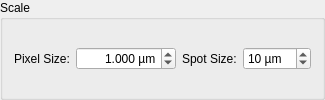
         <widget class="QGroupBox" name="groupBox_12">
          <property name="title">
           <string>Scale</string>
          </property>
          <layout class="QHBoxLayout" name="horizontalLayout_3">
           <property name="spacing">
            <number>6</number>
           </property>
           <property name="topMargin">
            <number>6</number>
           </property>
           <property name="bottomMargin">
            <number>6</number>
           </property>
           <item>
            <widget class="QLabel" name="label_13">
             <property name="maximumSize">
              <size>
               <width>61</width>
               <height>16777215</height>
              </size>
             </property>
             <property name="text">
              <string>Pixel Size:</string>
             </property>
            </widget>
           </item>
           <item>
            <widget class="QDoubleSpinBox" name="Spn_Preset_Pixel_Size">
             <property name="maximumSize">
              <size>
               <width>100</width>
               <height>16777215</height>
              </size>
             </property>
             <property name="alignment">
              <set>Qt::AlignRight|Qt::AlignTrailing|Qt::AlignVCenter</set>
             </property>
             <property name="suffix">
              <string> µm</string>
             </property>
             <property name="decimals">
              <number>3</number>
             </property>
             <property name="minimum">
              <double>0.000000000000000</double>
             </property>
             <property name="maximum">
              <double>10000.000000000000000</double>
             </property>
             <property name="singleStep">
              <double>0.100000000000000</double>
             </property>
             <property name="value">
              <double>1.000000000000000</double>
             </property>
            </widget>
           </item>
           <item>
            <widget class="QLabel" name="label_11">
             <property name="maximumSize">
              <size>
               <width>60</width>
               <height>16777215</height>
              </size>
             </property>
             <property name="text">
              <string>Spot Size:</string>
             </property>
            </widget>
           </item>
           <item>
            <widget class="QSpinBox" name="Spn_Preset_Spot_Size">
             <property name="maximumSize">
              <size>
               <width>100</width>
               <height>16777215</height>
              </size>
             </property>
             <property name="suffix">
              <string> µm</string>
             </property>
             <property name="prefix">
              <string/>
             </property>
             <property name="minimum">
              <number>1</number>
             </property>
             <property name="maximum">
              <number>100</number>
             </property>
             <property name="value">
              <number>10</number>
             </property>
            </widget>
           </item>
          </layout>
         </widget>
